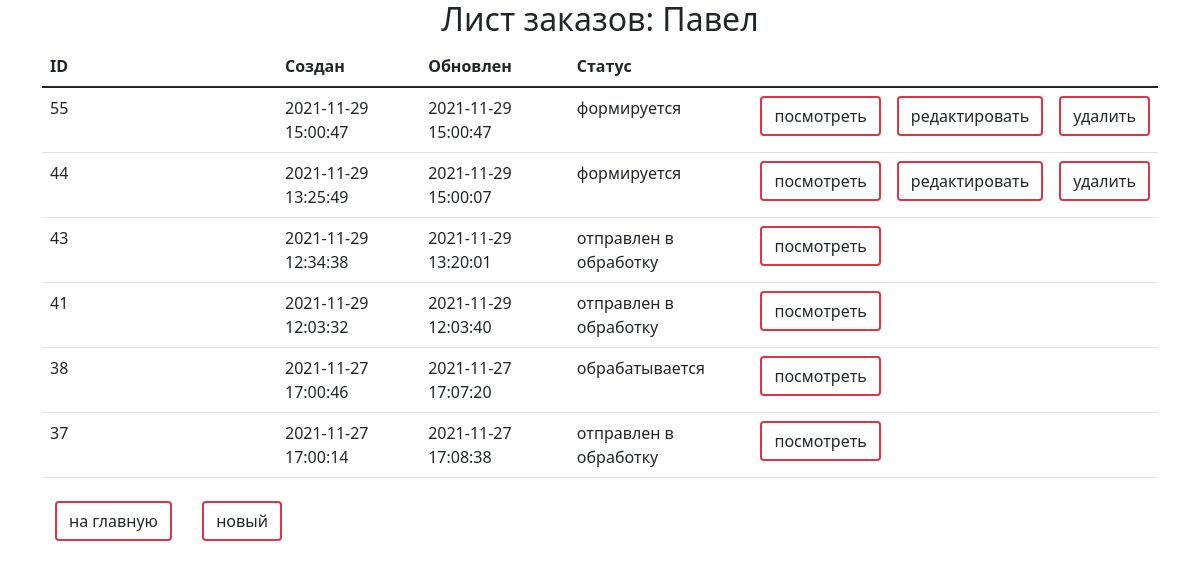
Page /order/order/ (signed in) on the earlier database version.
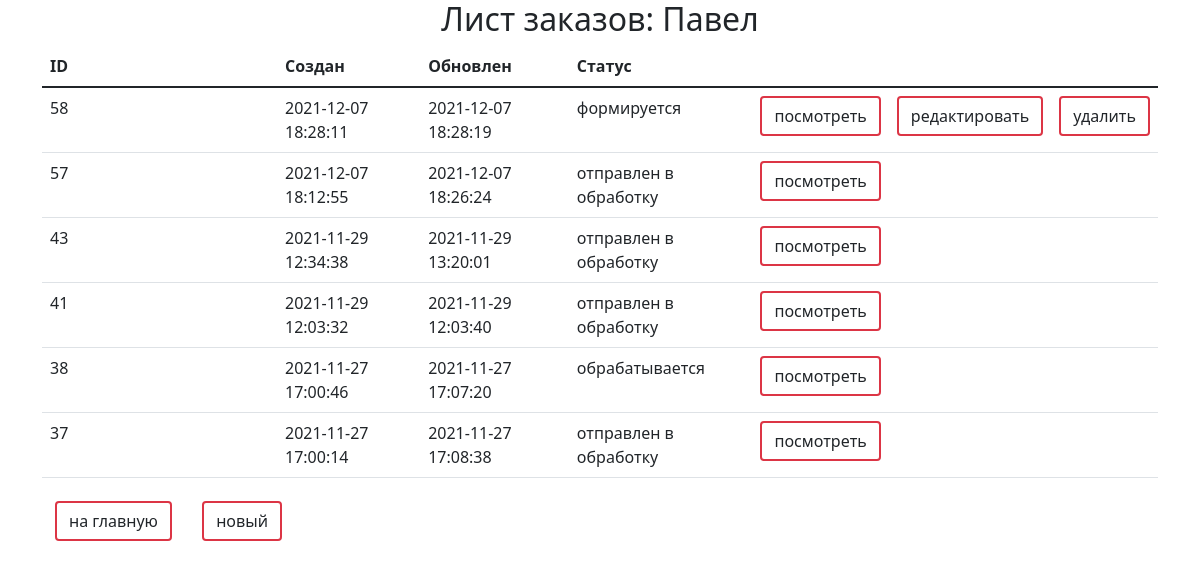
Same page on the later database version.
### ordersapp/models.py (models this page shows, shortened)
class Order(models.Model):
    STATUS_FORMING = 'FM'
    STATUS_SENT_TO_PROCEED = 'STP'
    STATUS_PROCEEDED = 'PRD'
    STATUS_PAID = 'PD'
    STATUS_DONE = 'DN'
    STATUS_CANCELED = 'CN'
    STATUSES = (
        (STATUS_FORMING, 'формируется'),
        (STATUS_SENT_TO_PROCEED, 'отправлен в обработку'),
        (STATUS_PROCEEDED, 'обрабатывается'),
        (STATUS_PAID, 'оплачен'),
        (STATUS_DONE, 'готов к выдаче'),
        (STATUS_CANCELED, 'отменен'),
    )
    user = models.ForeignKey(settings.AUTH_USER_MODEL, on_delete=models.CASCADE)
    created = models.DateTimeField(verbose_name='создан', auto_now_add=True)
    updated = models.DateTimeField(verbose_name='обновлен', auto_now=True)
    status = models.CharField(verbose_name='статус', max_length=3, choices=STATUSES, default=STATUS_FORMING)
    is_active = models.BooleanField(verbose_name='активен', default=True)
    class Meta:
        ordering = ('-created',)
        verbose_name = 'заказ'
        verbose_name_plural = 'заказы'

### ordersapp/views.py (the view)
# urls.py: path('order/', ordersapp.OrderItemsListView.as_view(), name='order_list'),
class OrderItemsListView(ListView):
    model = Order
    def get_queryset(self):
        return super(OrderItemsListView, self).get_queryset().filter(user=self.request.user)

### mainapp/context_processors.py (called while the page is built)
def basket(request):
    basket_items = []
    if request.user.is_authenticated:
        basket_items = Basket.objects.filter(user=request.user)
    return {
        'basket': basket_items
    }

### ordersapp/templates/ordersapp/order_list.html (shortened to what this page needs)
{% extends 'ordersapp/order_base_template.html' %}
{% load static %}
{% block content %}
    <div class="order_container container mb-5">
        <div class="h2 text-center head">
        </div>
        <table class="table orders_list">
            <thead>
            <tr>
                <th>ID</th>
                <th>Создан</th>
                <th>Обновлен</th>
                <th>Статус</th>
            </tr>
            </thead>
            <tbody>
            {% for item in object_list %}
                {% if item.is_active %}
                    <tr>
                        <td class="td1 orders_list">{{ item.pk }}</td>
                        <td>{{ item.created|date:"Y-m-d H:i:s" }}</td>
                        <td>{{ item.updated|date:"Y-m-d H:i:s" }}</td>
                        <td>{{ item.get_status_display }}</td>
                        <td>
                            <a href="{% url 'ordersapp:order_read' item.pk %}" class="btn border-danger border-2">
                                посмотреть
                            </a>
                        </td>
                        <td>
                            {% if item.status == 'FM' %}
                                <a href="{% url 'order:order_update' item.pk %}" class="btn border-danger border-2">
                                    редактировать
                                </a>
                            {% endif %}
                        </td>
                        <td>
                            {% if item.status == 'FM' %}
                                <a href="{% url 'ordersapp:order_delete' item.pk %}" class="btn border-danger border-2">
                                    удалить
                                </a>
                            {% endif %}
                        </td>
                    </tr>
                {% endif %}
            {% endfor %}
            </tbody>
        </table>
        <button class="btn btn-default btn-round">
            <a href="{% url 'main' %}" class="btn border-danger border-2">
                на главную
            </a>
        </button>
        <button class="btn btn-default btn-round">
            <a href="{% url 'ordersapp:order_create' %}" class="btn border-danger border-2">
                новый
            </a>
        </button>
    </div>
{% endblock %}

Differences in the rows shown:
removed Order: pk "55", created "2021-11-29 15:00:47", updated "2021-11-29 15:00:47", status "формируется", shows "редактировать", shows "удалить"
removed Order: pk "44", created "2021-11-29 13:25:49", updated "2021-11-29 15:00:07", status "формируется", shows "редактировать", shows "удалить"
added Order: pk "58", created "2021-12-07 18:28:11", updated "2021-12-07 18:28:19", status "формируется", shows "редактировать", shows "удалить"
added Order: pk "57", created "2021-12-07 18:12:55", updated "2021-12-07 18:26:24", status "отправлен в обработку"
